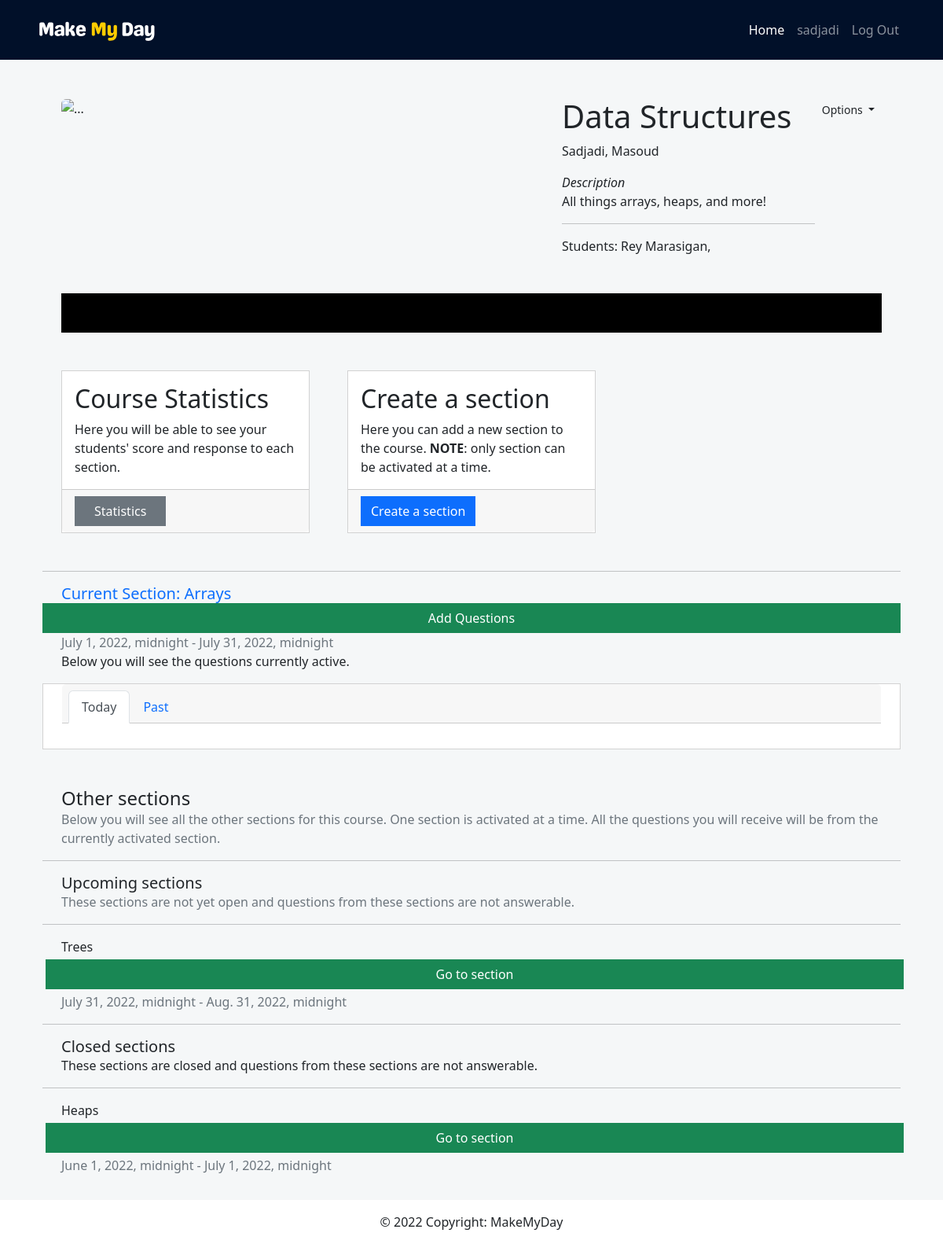
Page /course/1/ (signed in) on the committed database.
### main/models.py (models this page shows, shortened)
class Course(models.Model):
    instructor = models.ForeignKey(Instructor, on_delete=models.CASCADE)
    students = models.ManyToManyField(Student, through="Notification")
    course_id = models.BigAutoField(primary_key=True, db_column="course_id")
    name = models.CharField(max_length=255)
    description = models.TextField(default="")
    access_code = models.CharField(max_length=100, default="", blank=True)
    year = models.PositiveIntegerField(default=timezone.now().year, validators=[MinValueValidator(1900), max_value_current_year])
    SPRING = "SPRING"
    SUMMER = "SUMMER" # this means once every two days
    FALL = "FALL"
    CHOICES = (
        (SPRING, "Spring"),
        (SUMMER, "Summer"),
        (FALL, "Fall"),
    )
    semester = models.CharField(choices = CHOICES, default=SUMMER, max_length=120)
    def retrieve_sections(self):
        closed_sections = self.section_set.filter(
            end_date__lte=timezone.now())
        open_section = self.section_set.filter(
            start_date__lte=timezone.now(),
            end_date__gte=timezone.now()).first()
        upcoming_sections = self.section_set.filter(
            start_date__gte=timezone.now())
        return [closed_sections, open_section, upcoming_sections]

### questions/models.py (models this page shows, shortened)
class Section(models.Model):
    course = models.ForeignKey(Course, on_delete=models.CASCADE, default=None)
    section_id = models.BigAutoField(primary_key=True, db_column="section_id")
    topic = models.CharField(max_length=255, default="Topic")
    start_date = models.DateTimeField(null=True)
    end_date = models.DateTimeField(null=True)
    DAILY = "DAILY"
    BIDIURNAL = "BIDIURNAL" # this means once every two days
    WEEKLY = "WEEKLY"
    FREQUENCY_CHOICES = (
        (DAILY, "Daily"),
        (BIDIURNAL, "Every other day"),
        (WEEKLY, "Weekly"),
    )
    frequency = models.CharField(choices = FREQUENCY_CHOICES, default=DAILY, max_length=120) # not yet implemented
    def __str__(self):
        return str(self.topic)

### course/views.py (the view)
# urls.py: path('<int:pk>/', courseViews.each_courses, name='each-courses'),
@login_required
def each_courses(request, pk):
    each_one = Course.objects.get(pk=pk)
    student = retrieveStudent(request)
    closed_sections, open_section, upcoming_sections = each_one.retrieve_sections()
    course_instructor = f"{each_one.instructor.user_profile.user.last_name}, {each_one.instructor.user_profile.user.first_name} "
    students = list(each_one.students.all())
    students_ = []
    past_questions = []
    logged_instructor = retrieveInstructor(request)
    if logged_instructor and logged_instructor.instructor_id != each_one.instructor.instructor_id:
        return HttpResponseNotFound('<h1>This is not your class.</h1>')
    if student and not student in students:
        return HttpResponseNotFound('<h1>You are not signed up for this class.</h1>')
    if logged_instructor:
        notification = None
    else:
        notification = Notification.objects.get(course=each_one, student=student)
    for stu in students:
        name = stu.user_profile.user.first_name + " " + stu.user_profile.user.last_name
        students_.append(name)
    return render(request, 'course/course_info.html',
    {'each_one': each_one,
    'notification': notification,
    'instructor': course_instructor,
    'students': students_,
    'closed_sections': closed_sections,
    'open_section': open_section,
    'upcoming_sections': upcoming_sections,
    })

### utils/helper.py (called while the page is built)
def retrieveStudent(request):
    try:
        user = request.user
        userProfile = UserProfile.objects.filter(user=user)[0]
        student = Student.objects.filter(user_profile = userProfile)[0]
        return student
    except:
        return None

def retrieveInstructor(request):
    try:
        user = request.user
        userProfile = UserProfile.objects.filter(user=user)[0]
        instructor = Instructor.objects.filter(user_profile = userProfile)[0]
        return instructor
    except:
        return None

### course/templates/course/course_info.html (shortened to what this page needs)
{% extends 'main/base.html' %}
{% load static %}
{% load humanize %}
{% block content %}
    <div class="container px-4 px-lg-5">
        <div class="row gx-4 gx-lg-5 align-items-top my-5">
            <div class="col-lg-7"><img class="img-fluid rounded mb-4 mb-lg-0" src="../../static/course-image.jpg" alt="..." /></div>
            <div class="col-lg-5">
                <div class="d-flex" >
                    <div class="col flex-fill">
                        <h1 class="font-weight-light">{{each_one.name}}</h1>
                        <p>{{ instructor }}</p>
                        <p class="mb-0"><em>Description</em></p>
                        <p>{{ each_one.description }}</p>
                        {% if request.user.userprofile.student_id != "" %}
                        <hr />
                        <p class="mb-0">Set Reminder: <b>{{ notification.time_to_send }}</b></p>
                        <p class="text-muted">This daily reminder is personal to your account. Depending whether there are questions available for the day, you will be sent an email notification. Go to <b>Options</b> to change the time.</p>
                        {% elif request.user.userprofile.instructor_id != "" %}
                        <hr />
                        <p class="mb-0">Students:
                        {% for s in students %}
                            {{s}},
                        {% endfor %}
                        </p>
                        {% endif %}
                    </div>
                    <div class="col d-flex justify-content-end">
                        <div class="dropdown">
                            <button class="btn btn-sm dropdown-toggle" type="button" id="dropdownMenuButton" data-toggle="dropdown" aria-haspopup="true" aria-expanded="false">
                                Options
                            </button>
                        </div>
                    </div>
                </div>
            </div>
        </div>
        <div class="card text-white bg-black my-5 py-4 text-center">
        </div>
        <div class="row gx-4 gx-lg-5">
            {% if request.user.userprofile.instructor_id != "" %}
                <div class="col-md-4 mb-5">
                    <div class="card h-100">
                        <div class="card-body">
                            <h2 class="card-title">Course Statistics</h2>
                            <p class="card-text">Here you will be able to see your students' score and response to each section.</p>
                        </div>
                        <div class="card-footer"><a
                                class="btn btn-secondary float-left px-4"
                                href="{% url 'course:course-stats-view' pk=each_one.course_id %}"
                        >Statistics</a></div>
                    </div>
                </div>
                <div class="col-md-4 mb-5">
                    <div class="card h-100">
                        <div class="card-body">
                            <h2 class="card-title">Create a section</h2>
                            <p class="card-text">Here you can add a new section to the course. <b>NOTE</b>: only section can be activated at a time.</p>
                        </div>
                        <div class="card-footer"><a class="btn btn-primary btn" href="{% url 'course:questions:create-section' pk=each_one.course_id %}">
                            Create a section
                        </a></div>
                    </div>
                </div>
            {% endif %}
            {% if open_section %}
            <hr />
            <h5 id="current-section-title"
                class="text-primary mb-0"
                data-section-id="{{ open_section.section_id }}"
            >Current Section: {{ open_section }}</h5>
            {% if request.user.userprofile.instructor_id != "" %}
            <a class="btn btn-success btn" style="float: right;" href="{% url 'course:questions:create-question' pk=each_one.course_id %}">
                Add Questions
            </a>
            {% endif %}
            <p class="text-muted mb-0">{{ open_section.start_date }} - {{ open_section.end_date}}</p>
            <p class="mb-3">Below you will see the questions currently active.</p>
            <div class="card mb-5">
                <div class="card-header">
                    <ul class="nav nav-tabs card-header-tabs pull-right"  id="myTab" role="tablist">
                        <li class="nav-item">
                            <a class="nav-link active" id="today-tab" data-toggle="tab" href="#today" role="tab" aria-controls="today" aria-selected="true">Today</a>
                        </li>
                        <li class="nav-item">
                            <a class="nav-link" id="past-tab" data-toggle="tab" href="#past" role="tab" aria-controls="past" aria-selected="false">Past</a>
                        </li>
                    </ul>
                </div>
                <div class="card-body">
                </div>
            </div>
            {% endif %}
            {% if upcoming_sections or closed_sections %}
            <h4 class="text mb-0">Other sections</h4>
            <p class="text-muted mb-3">Below you will see all the other sections for this course. One section is activated at a time. All the questions you will receive will be from the currently activated section.</p>
            <p class="text-white m-0">
                {% if upcoming_sections %}
                <hr />
                <h5 class="text mb-0">Upcoming sections</h5>
                <p class="text-muted mb-3">These sections are not yet open and questions from these sections are not answerable.</p>
                {% for section in upcoming_sections|dictsort:"start_date" %}
                <hr />
                <a>{{ section.topic }}</a>
                {% if request.user.userprofile.instructor_id != "" %}
                <a class="btn btn-success btn m-1" href="{% url 'course:questions:section-view' pk=section.course.course_id id=section.section_id %}" style="float: right;">
                    Go to section
                </a>
                {% endif %}
                <br>
                <a class="text-muted text-decoration-none mb-3" >{{ section.start_date }} - {{ section.end_date}}</a>
                {% endfor %}
                {% endif %}
                {% if closed_sections %}
                <hr />
                <h5 class="text mb-0">Closed sections</h5>
                <p class="text-decoration-none mb-3">These sections are closed and questions from these sections are not answerable.</p>
                {% for section in closed_sections|dictsort:"start_date" %}
                <hr />
                <a>{{ section.topic }}</a>
                {% if request.user.userprofile.instructor_id != "" %}
                <a class="btn btn-success btn m-1" style="float: right;">
                    Go to section
                </a>
                {% endif %}
                <br>
                <a class="text-muted text-decoration-none mb-3" >{{ section.start_date }} - {{ section.end_date}}</a>
                {% endfor %}
                {% endif %}
            </p>
            {% endif %}
    </div>
</div>
{% endblock %}

### main/templates/main/base.html (shortened to what this page needs)
<!DOCTYPE html>
<html lang="en">
<head>
    {% load static %}
    <link href="https://cdn.jsdelivr.net/npm/bootstrap@5.2.0-beta1/dist/css/bootstrap.min.css" rel="stylesheet">
    <link href="//cdn.bootcss.com/bootstrap-datetimepicker/4.17.44/css/bootstrap-datetimepicker.min.css" rel="stylesheet">
    <link rel="stylesheet" href="../../static/css/style.css" />
</head>
<body class="d-flex flex-column vh-100">
<nav class="navbar navbar-dark navbar-expand-lg navbar-custom">
    {% if user.is_authenticated %}
        <div class="container-fluid px-5">
            <a class="navbar-brand" href="/"><img src="../../static/MakeMyDayLogo.svg" style="width: 50%"></a>
            <div class="collapse navbar-collapse" id="navbarSupportedContent">
                <ul class="navbar-nav ms-auto mb-2 mb-lg-0">
                    <li class="nav-item"><a class="nav-link active" aria-current="page" href="/">Home</a></li>
                    <li class="nav-item"><a class="nav-link" href="/">{{ user.username }}</a></li>
                    <li class="nav-item"><a class="nav-link" href="/logout">Log Out</a></li>
                </ul>
            </div>
        </div>
    {% endif %}
    </nav>
<section id="content" , name="content" class="main-page flex-fill">
    {% block content %}
    {% endblock %}
</section>
<footer class="bg-light text-center text-lg-start">
    <div class="text-center p-3" style="background-color: white;">
        © 2022 Copyright: MakeMyDay
    </div>
</footer>
</html>

### main/static/css/style.css (style rules this page uses)
.navbar-custom { background-color:black; }
.btn { border-radius: 0; }
.main-page { background-color: #f5f7f8; }
.card { border-radius: 0; }

### main/templates/main/base.html (style rules this page uses)
.navbar-custom { background-color:#011029; }

### rows in the picture
Course: name "Data Structures", description "All things arrays, heaps, and more!"
Section: topic "Arrays", start_date "July 1, 2022, midnight", end_date "July 31, 2022, midnight"
Section: topic "Trees", start_date "July 31, 2022, midnight", end_date "Aug. 31, 2022, midnight"
Section: topic "Heaps", start_date "June 1, 2022, midnight", end_date "July 1, 2022, midnight"

### other values in the picture
{{ user.username }} "sadjadi"
{{ instructor }} "Sadjadi, Masoud"
{{ s }} "Rey Marasigan"
